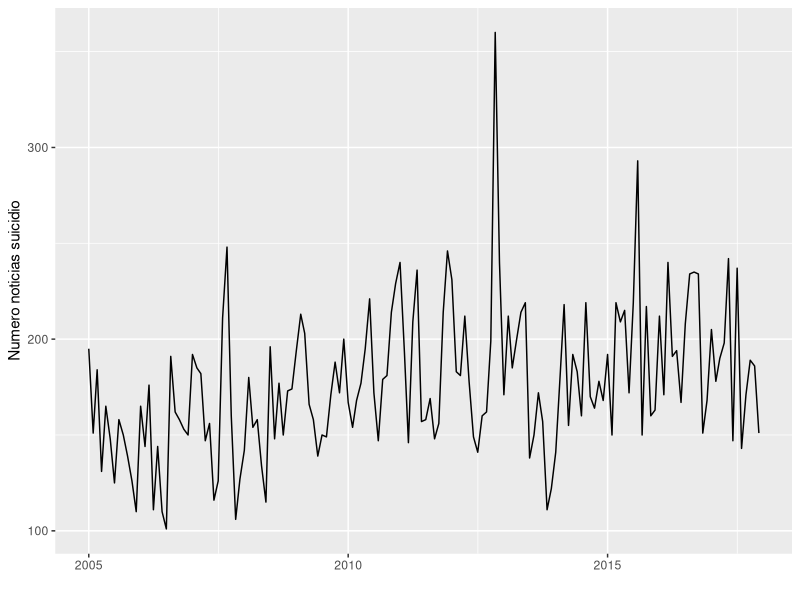
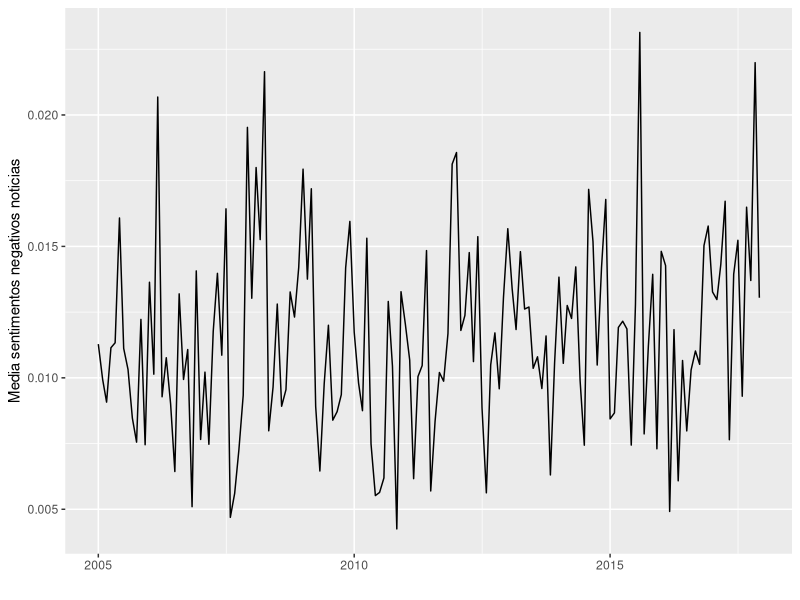
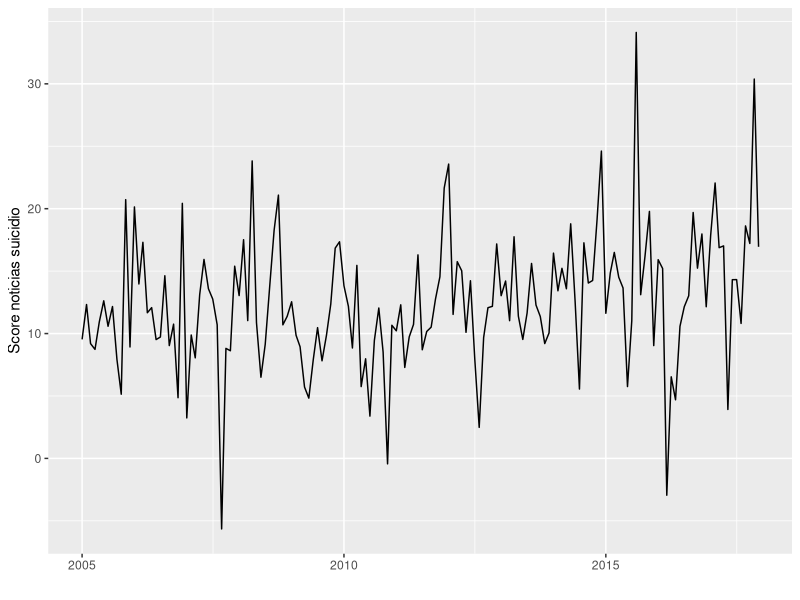
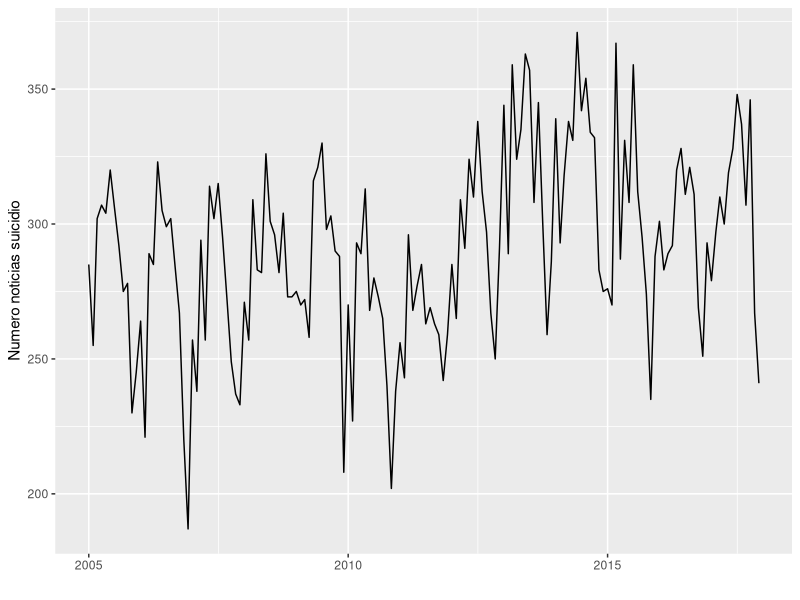
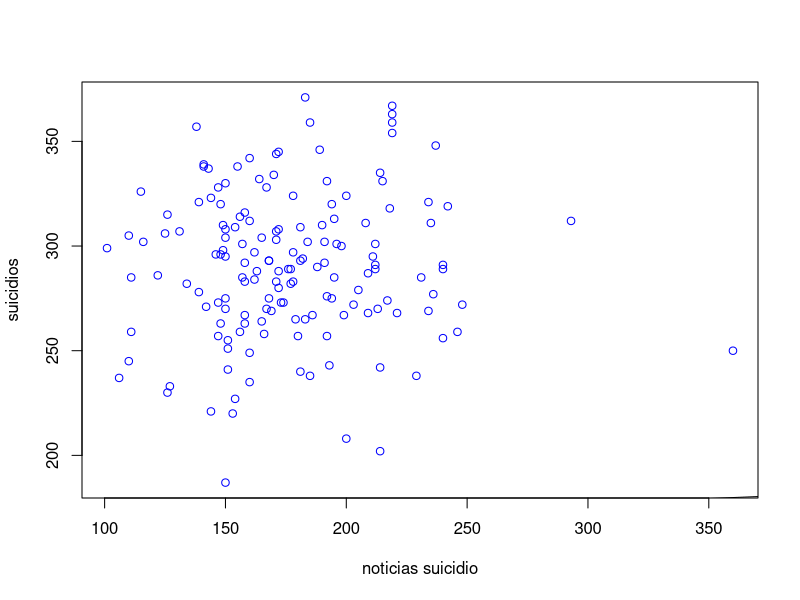
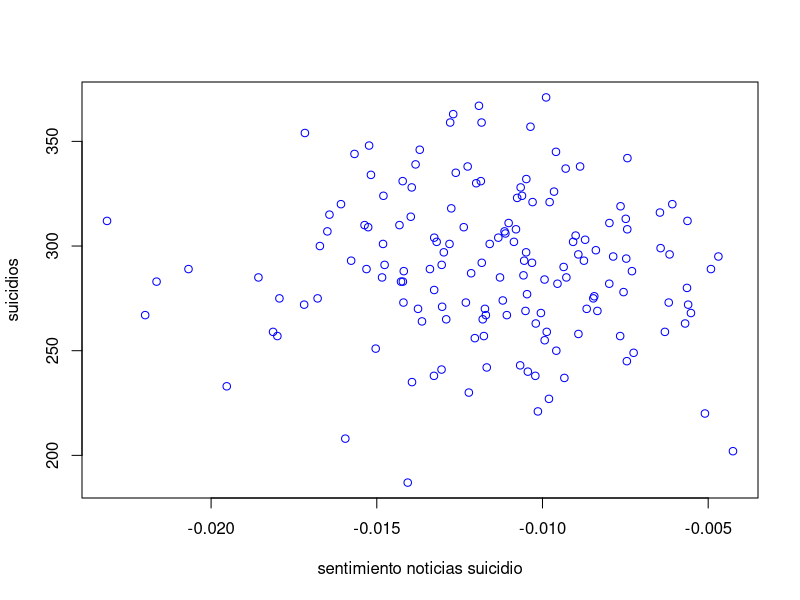
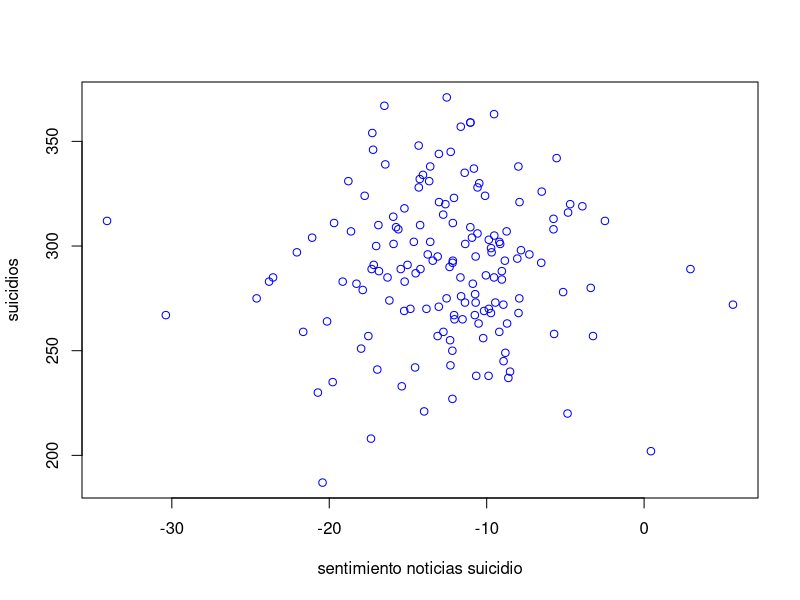
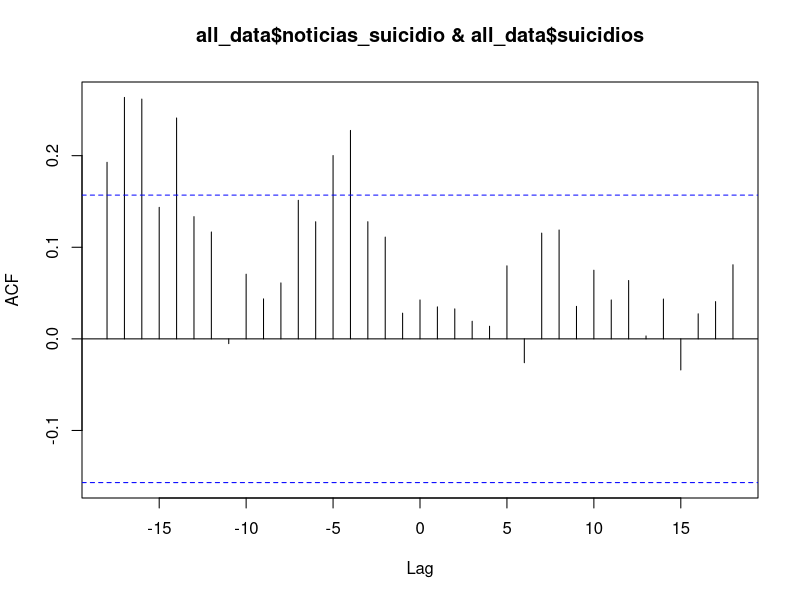

The R source for these figures, in order:
setwd("/Users/hugojosebello/Documents/git-repos/data-tuning-scripts-v2/r_scripts_analysis")
all_data <- read.csv("./all.csv",  header=TRUE, sep=";")
all_hombres <- read.csv("./all_hombres.csv",  header=TRUE, sep=";")
all_mujeres <- read.csv("./all_mujeres.csv",  header=TRUE, sep=";")
# Installation
# install.packages('ggplot2')
# Loading
library(ggplot2)
#ine_data$month_code<- as.Date(ine_data$month_code , "%Y/%m/%d")
#install.packages('lubridate')
library(lubridate)

all_data$month <- ymd(all_data$month)


ggplot(all_data, aes(month, noticias_suicidio)) + geom_line() + xlab("") + ylab("Numero noticias suicidio")

ggplot(all_data, aes(month, -media_sentimiento_noticias)) + geom_line() + xlab("") + ylab("Media sentimentos negativos noticias")

ggplot(all_data, aes(month, -sentiment_analysis_score)) + geom_line() + xlab("") + ylab("Score noticias suicidio")

ggplot(all_data, aes(month, suicidios)) + geom_line() + xlab("") + ylab("Numero noticias suicidio")

plot(all_data$noticias_suicidio, all_data$suicidios, col = "blue", main = "", xlab = "noticias suicidio", ylab = "suicidios")
lm(all_data$noticias_suicidio ~ all_data$suicidios)
abline(lm(all_data$noticias_suicidio ~ all_data$suicidios))


plot(all_data$media_sentimiento_noticias, all_data$suicidios, col = "blue", main = "", xlab = "sentimiento noticias suicidio", ylab = "suicidios")
lm(all_data$media_sentimiento_noticias ~ all_data$suicidios)
abline(lm(all_data$media_sentimiento_noticias ~ all_data$suicidios))

plot(all_data$sentiment_analysis_score, all_data$suicidios, col = "blue", main = "", xlab = "sentimiento noticias suicidio", ylab = "suicidios")
lm(all_data$sentiment_analysis_score ~ all_data$suicidios)
abline(lm(all_data$sentiment_analysis_score ~ all_data$suicidios))


# Pearson correlation: not significative, although it is not the best method since we are
# working with temporal series

cor(all_data$noticias_suicidio, all_data$suicidios)
cor(all_data$media_sentimiento_noticias, all_data$suicidios)
cor(all_data$sentiment_analysis_score, all_data$suicidios)

# https://github.com/AnaBPazos/AlterCorr/blob/master/R/AlterCorrM.R

# Kendall test (non parametric test, alternative to pearson)
cor.test(all_data$suicidios, all_data$noticias_suicidio, method = "kendall")
# it is significative but we can not fully trust it since we are working with time series


# cross-correlation of TIME SERIES
ccf(all_data$noticias_suicidio, all_data$suicidios)

ccf(-all_data$media_sentimiento_noticias, all_data$suicidios)

ccf(-all_data$sentiment_analysis_score, all_data$suicidios)

# men and women not significative differences
ccf(all_hombres$noticias_suicidio, all_hombres$suicidios)

ccf(-all_hombres$media_sentimiento_noticias, all_hombres$suicidios)

ccf(-all_hombres$sentiment_analysis_score, all_hombres$suicidios)


ccf(all_mujeres$noticias_suicidio, all_mujeres$suicidios)

ccf(-all_mujeres$media_sentimiento_noticias, all_mujeres$suicidios)

ccf(-all_mujeres$sentiment_analysis_score, all_mujeres$suicidios)


# interpretation 
# https://support.minitab.com/en-us/minitab/18/help-and-how-to/modeling-statistics/time-series/how-to/cross-correlation/interpret-the-results/all-statistics-and-graphs/

# threadshole
2/sqrt(length(all_data$noticias_suicidio) - 15)

# example ->
# https://nwfsc-timeseries.github.io/atsa-labs/sec-tslab-correlation-within-and-among-time-series.html

# in our case: We find that suicide cases are relatively high after a periode of 10 to 20 months of higher number of news
